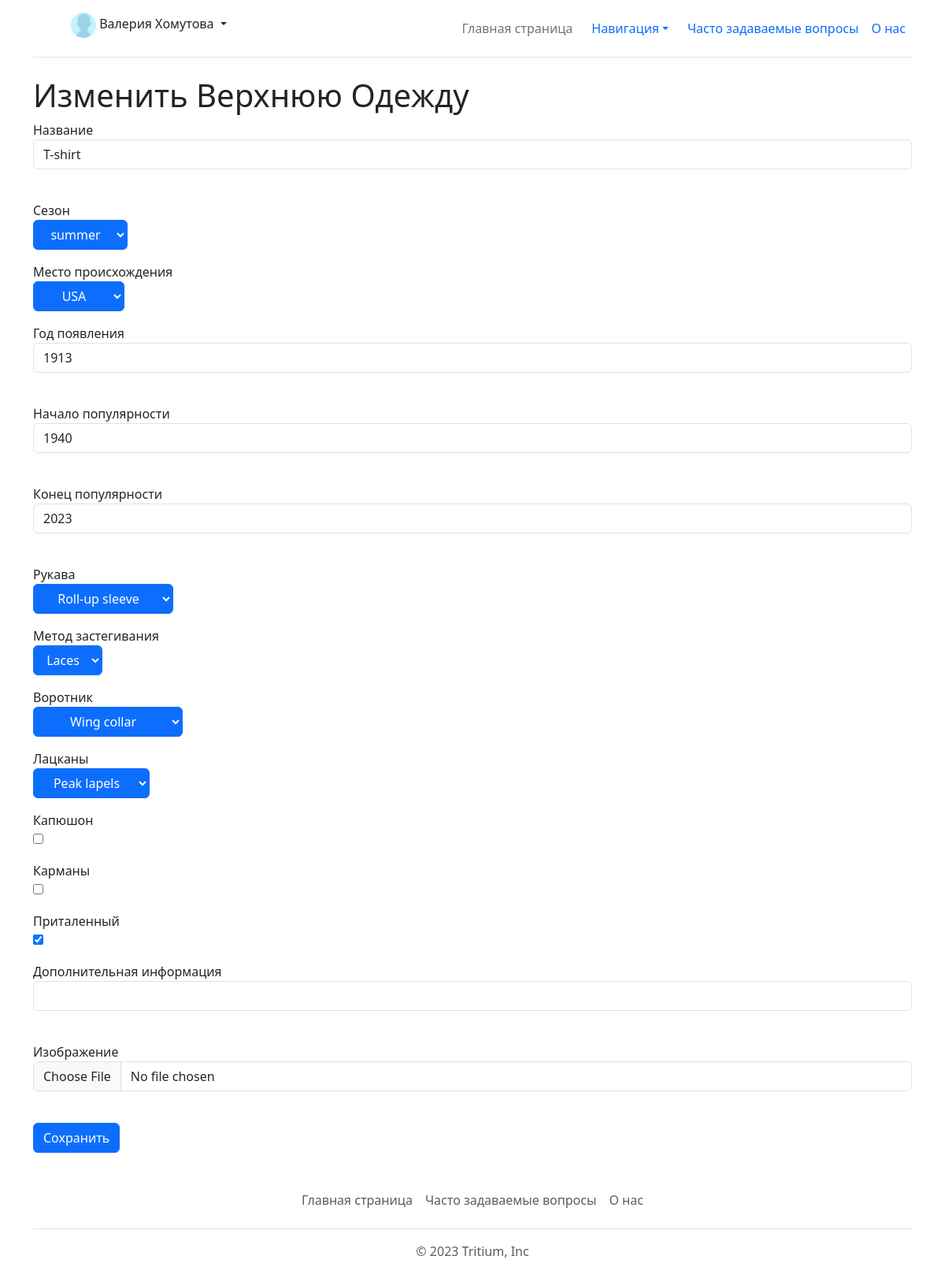
Screenshot of /clothes/edit/Upper_body/4 (signed in) with the database file from the repository.
### data/models/user.py (models this page shows, shortened)
class User(SqlAlchemyBase, UserMixin, SerializerMixin):
    __tablename__ = 'users'
    id = sqlalchemy.Column(sqlalchemy.Integer,
                           primary_key=True, autoincrement=True)
    name = sqlalchemy.Column(sqlalchemy.String, nullable=True)
    email = sqlalchemy.Column(sqlalchemy.String, unique=True, nullable=False)
    hashed_password = sqlalchemy.Column(sqlalchemy.String, nullable=False)
    access = sqlalchemy.Column(sqlalchemy.Integer, nullable=True, default=1)
    deleted = sqlalchemy.Column(sqlalchemy.Boolean, default=0)

### data/models/main_tables.py (models this page shows)
class UpperBody(SqlAlchemyBase, SerializerMixin):
    __tablename__ = 'Upper_body'
    id = sqlalchemy.Column(sqlalchemy.Integer,
                           primary_key=True, autoincrement=True)
    name = sqlalchemy.Column(sqlalchemy.String, nullable=True)
    season = sqlalchemy.Column(sqlalchemy.Integer, sqlalchemy.ForeignKey("Seasons.id"), nullable=True)
    origin = sqlalchemy.Column(sqlalchemy.Integer, sqlalchemy.ForeignKey("Countries.id"), nullable=True)
    appearance_year = sqlalchemy.Column(sqlalchemy.Integer, nullable=True)
    popularity_start = sqlalchemy.Column(sqlalchemy.Integer, nullable=True)
    popularity_end = sqlalchemy.Column(sqlalchemy.Integer, nullable=True)
    sleeves = sqlalchemy.Column(sqlalchemy.Integer, sqlalchemy.ForeignKey("Sleeves.id"), nullable=True)
    clasp = sqlalchemy.Column(sqlalchemy.Integer, sqlalchemy.ForeignKey("Clasps.id"), nullable=True)
    collar = sqlalchemy.Column(sqlalchemy.Integer, sqlalchemy.ForeignKey("Collars.id"), nullable=True)
    hood = sqlalchemy.Column(sqlalchemy.Boolean, nullable=True)
    lapels = sqlalchemy.Column(sqlalchemy.Integer, sqlalchemy.ForeignKey("Lapels.id"), nullable=True)
    pockets = sqlalchemy.Column(sqlalchemy.Boolean, nullable=True)
    fitted = sqlalchemy.Column(sqlalchemy.Integer, nullable=True)
    features = sqlalchemy.Column(sqlalchemy.String, nullable=True)
    picture = sqlalchemy.Column(sqlalchemy.String, nullable=True)
    deleted = sqlalchemy.Column(sqlalchemy.Integer, nullable=True, default=0)

### main.py (the view, shortened to what this page needs)
@app.route("/clothes/edit/Upper_body/<int:id_>", methods=['GET', 'POST'])
@login_required
def upper_body_edit(id_):
    db_sess = db_session.create_session()
    if current_user.access < 2:
        abort(403)
    old_obj = db_sess.get(UpperBody, id_)
    if not old_obj:
        abort(404)
    form = UpperBodyForm()
    old = {"name": old_obj.name,
           "appearance_year": old_obj.appearance_year,
           "popularity_start": old_obj.popularity_start,
           "popularity_end": old_obj.popularity_end,
           "season": db_sess.get(Seasons, old_obj.season).name if db_sess.get(Seasons, old_obj.season) else "",
           "origin": db_sess.get(Countries, old_obj.origin).name if db_sess.get(Countries, old_obj.origin) else "",
           "collar": db_sess.get(Collars, old_obj.collar).name if db_sess.get(Collars, old_obj.collar) else "",
           "clasp": db_sess.get(Clasps, old_obj.clasp).name if db_sess.get(Clasps, old_obj.clasp) else "",
           "sleeves": db_sess.get(Sleeves, old_obj.sleeves).name if db_sess.get(Sleeves, old_obj.sleeves) else "",
           "lapels": db_sess.get(Lapels, old_obj.lapels).name if db_sess.get(Lapels, old_obj.lapels) else "",
           "hood": old_obj.hood,
           "fitted": old_obj.fitted,
           "pockets": old_obj.pockets,
           "features": old_obj.features}
    seasons_opt = [i.name for i in db_sess.query(Seasons).filter(Seasons.deleted == 0).all()]
    origin_opt = [i.name for i in db_sess.query(Countries).filter(Countries.deleted == 0).all()]
    clasp_opt = [i.name for i in db_sess.query(Clasps).filter(Clasps.deleted == 0).all()]
    sleeves_opt = [i.name for i in db_sess.query(Sleeves).filter(Sleeves.deleted == 0).all()]
    collar_opt = [i.name for i in db_sess.query(Collars).filter(Collars.deleted == 0).all()]
    lapel_opt = [i.name for i in db_sess.query(Lapels).filter(Lapels.deleted == 0).all()]
    form.season.choices = seasons_opt
    form.origin.choices = origin_opt
    form.clasp.choices = clasp_opt
    form.sleeves.choices = sleeves_opt
    form.collar.choices = collar_opt
    form.lapels.choices = lapel_opt
    form.name.default = old["name"]
    form.appearance_year.default = old["appearance_year"]
    form.popularity_start.default = old["popularity_start"]
    form.popularity_end.default = old["popularity_end"]
    form.popularity_end.default = old["popularity_end"]
    form.features.default = old["features"]
    form.season.default = old["season"]
    form.sleeves.default = old["sleeves"]
    form.collar.default = old["collar"]
    form.lapels.default = old["collar"]
    form.fitted.default = old["fitted"]
    form.pockets.default = old["pockets"]
    form.hood.default = old["hood"]
    form.clasp.default = old["clasp"]
    form.process()
    return render_template("upper_body_add.html", form=form, title="Изменить Верхнюю Одежду", old=old)

### data/forms/clothes_forms.py
class UpperBodyForm(FlaskForm):
    name = StringField("Название")
    season = SelectField("Сезон")
    origin = SelectField("Место происхождения")
    appearance_year = IntegerField("Год появления")
    popularity_start = IntegerField("Начало популярности")
    popularity_end = IntegerField("Конец популярности")
    sleeves = SelectField("Рукава")
    clasp = SelectField("Метод застегивания")
    collar = SelectField("Воротник")
    hood = BooleanField("Капюшон")
    lapels = SelectField("Лацканы")
    pockets = BooleanField("Карманы")
    fitted = BooleanField("Приталенный")
    features = StringField("Дополнительная информация")
    picture = FileField("Изображение")
    submit = SubmitField('Сохранить')

### data/models/db_session.py (called while the page is built)
def create_session() -> Session:
    global __factory
    return __factory()

### main.py (called while the page is built)
@login_manager.user_loader
def load_user(user_id):
    db_sess = db_session.create_session()
    return db_sess.query(User).get(user_id)

### templates/upper_body_add.html (shortened to what this page needs)
{% extends "base.html" %}
{% block content %}
<h1>{{ title }}</h1>
<form action="" method="post" novalidate enctype="multipart/form-data">
    <p>
        {{ form.name.label }}<br>
        {{ form.name(class="form-control") }}<br>
    </p>
    <p>
        {{ form.season.label }}<br>
        {{ form.season(class="btn btn-primary dropdown-toggle") }}<br>
    </p>
    <p>
        {{ form.origin.label }}<br>
        {{ form.origin(class="btn btn-primary dropdown-toggle") }}<br>
    </p>
    <p>
        {{ form.appearance_year.label }}<br>
        {{ form.appearance_year(class="form-control") }}<br>
    </p>
    <p>
        {{ form.popularity_start.label }}<br>
        {{ form.popularity_start(class="form-control") }}<br>
    </p>
    <p>
        {{ form.popularity_end.label }}<br>
        {{ form.popularity_end(class="form-control") }}<br>
    </p>
    <p>
        {{ form.sleeves.label }}<br>
        {{ form.sleeves(class="btn btn-primary dropdown-toggle") }}<br>
    </p>
    <p>
        {{ form.clasp.label }}<br>
        {{ form.clasp(class="btn btn-primary dropdown-toggle") }}<br>
    </p>
    <p>
        {{ form.collar.label }}<br>
        {{ form.collar(class="btn btn-primary dropdown-toggle") }}<br>
    </p>
    <p>
        {{ form.lapels.label }}<br>
        {{ form.lapels(class="btn btn-primary dropdown-toggle") }}<br>
    </p>
    <p>
        {{ form.hood.label }}<br>
        {{ form.hood() }}<br>
    </p>
    <p>
        {{ form.pockets.label }}<br>
        {{ form.pockets() }}<br>
    </p>
    <p>
        {{ form.fitted.label }}<br>
        {{ form.fitted() }}<br>
    </p>
    <p>
        {{ form.features.label }}<br>
        {{ form.features(class="form-control") }}<br>
    </p>
    <p>
        {{ form.picture.label }}<br>
        {{ form.picture(class="form-control") }}<br>
    </p>
    <p>{{ form.submit(type="submit", class="btn btn-primary") }}</p>
</form>
{% endblock %}

### templates/base.html (shortened to what this page needs)
<!DOCTYPE html>
<html lang="en">
<head>
    <link href="https://cdn.jsdelivr.net/npm/bootstrap@5.3.0-alpha3/dist/css/bootstrap.min.css" rel="stylesheet"
>
</head>
<body>
<div class="container">
    <header class="d-flex flex-wrap align-items-center justify-content-center justify-content-md-between py-3 mb-4 border-bottom">
        <div class="col-md-3 mb-2 mb-md-0">
            <a href="/" class="d-inline-flex link-body-emphasis text-decoration-none">
                <svg class="bi" width="40" height="32" role="img" aria-label="Bootstrap">
                    <use xlink:href="#bootstrap"></use>
                </svg>
            </a>
        </div>
        <ul class="nav col-12 col-md-auto mb-2 justify-content-center mb-md-0">
            {% if current_user.is_authenticated %}
            <div style="position:absolute;left:90px" class="flex-shrink-0 dropdown">
                <a class="d-block link-dark text-decoration-none dropdown-toggle" data-bs-toggle="dropdown"
                   aria-expanded="false">
                    <img src="/static/img/pfp/base_png.jpg" alt="mdo" width="32" height="32" class="rounded-circle"> {{ current_user.name }}
                </a>
            </div>
            {%endif %}
            <li><a href="/main" class="nav-link px-2 link-secondary">Главная страница</a></li>
            <li class="nav-item dropdown">
                <nav class="">
                    <a class="nav-link dropdown-toggle" href="#" data-bs-toggle="dropdown" aria-expanded="false">Навигация</a>
                </nav>
            </li>
            <li><a href="/faq" class="nav-link px-2">Часто задаваемые вопросы</a></li>
            <li><a href="#" class="nav-link px-2">О нас</a></li>
        </ul>
    </header>
</div>
<main role="main" class="container">
{% block content %}{% endblock %}
</main>
<div class="container">
    <footer class="py-3 my-4">
        <ul class="nav justify-content-center border-bottom pb-3 mb-3">
            <li class="nav-item"><a href="/main" class="nav-link px-2 text-body-secondary">Главная страница</a></li>
            <li class="nav-item"><a href="/faq" class="nav-link px-2 text-body-secondary">Часто задаваемые вопросы</a></li>
            <li class="nav-item"><a href="#" class="nav-link px-2 text-body-secondary">О нас</a></li>
        </ul>
        <p class="text-center text-body-secondary">© 2023 Tritium, Inc</p>
    </footer>
</div>
</body>
</html>

### rows the page displays
User: name "Валерия Хомутова"
UpperBody: name "T-shirt", season "summer", origin "USA", appearance_year "1913", popularity_start "1940", popularity_end "2023", sleeves "Roll-up sleeve", clasp "Laces", collar "Wing collar", lapels "Peak lapels", fitted "☑"

### other values shown
{{ title }} "Изменить Верхнюю Одежду"
